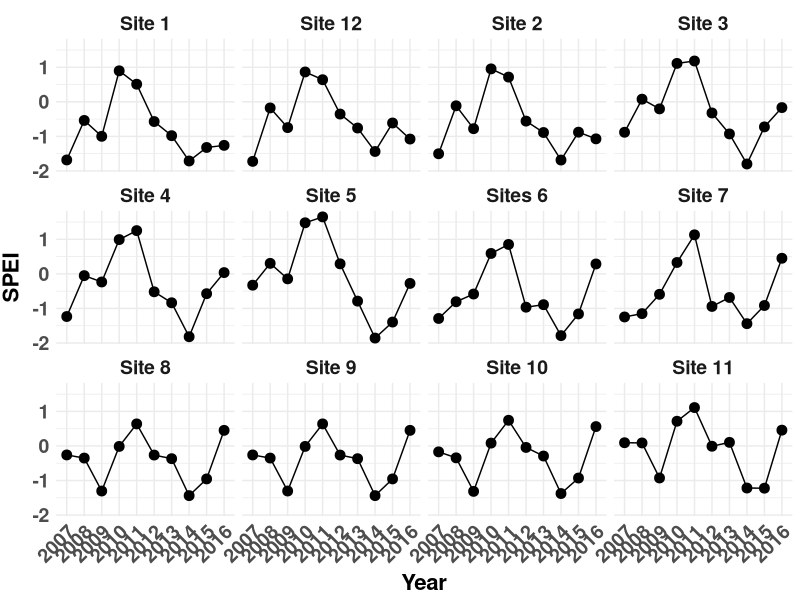

Reproduce this figure in R.
##########################################################################################################
## Standardised Precipitation-Evapotranspiration Index (SPEI) Plots
## Author Daniel Anstett
## 
##
## Last Modified June 4, 2021
##########################################################################################################

# Clear environment
rm(list = ls())

##########################################################################################################
#Import libraries
library(tidyverse)
##########################################################################################################
#Import & arrange files
spei_pop <- read.csv("Data/spei_pop.csv", header=T)
#colnames(spei_pop) <- c("Site","ID","ID2","Site_Lat","Lat","Long","Elevation","Lat_spei","Long_spei",
#                        "2007","2008","2009","2010","2011","2012","2013","2014","2015","2016")
spei_gather <- spei_pop %>% gather(Year, SPEI,SPEI_2007:SPEI_2016)
spei_gather$Year <- gsub("SPEI_","",spei_gather$Year)
#write_csv(spei_gather,"Data/spei_gather.csv")


##########################################################################################################
#spei vs year

Site_Labs<-c("32.89928"="Site 1", "34.28425"="Site 2", "36.69096"="Site 4", "36.20081"="Site 3", 
             "34.07808"="Site 12", "43.37876"="Site 11", "41.80979"="Site 9", "41.66546"="Site 8",
             "39.74298"="Site 7", "39.39442"="Sites 6", "37.539"="Site 5",   "42.27411"="Site 10")
#Make Graph
weath.year <- ggplot(spei_gather, aes(Year,SPEI,group=Site))+
  geom_point(size=3)+
  geom_line()+
  theme_minimal()
weath.year <- weath.year + facet_wrap( ~ Lat, ncol=4, labeller=labeller(Lat=Site_Labs))
weath.year + theme(legend.text = element_text(size = 12, face = "bold"),
                   legend.title = element_text(size=14, face="bold"),
                   axis.text.x = element_text(size=14, face="bold", angle=45,hjust=1),
                   axis.text.y = element_text(size=14,face="bold"),
                   axis.title.x = element_text(color="black", size=16, vjust = 0.5, face="bold"),
                   axis.title.y = element_text(color="black", size=16,vjust = 2, face="bold"),
                   strip.text = element_text(size = 14, face="bold"))
#ggsave("Paper3_graphs/SPEI_year.pdf",width=15,height=8)



